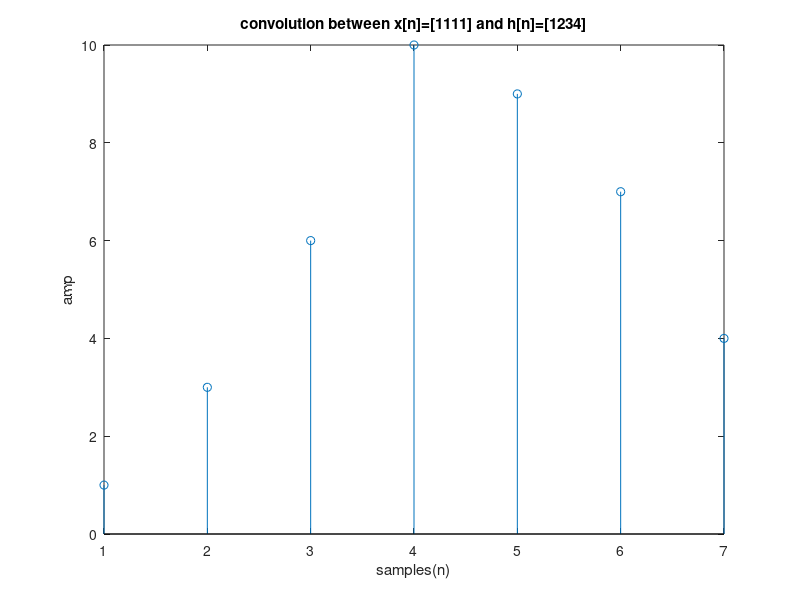

MATLAB code for this plot:
clc
clear all
close all
x=[1 1 1 1];
h=[1 2 3 4 ];
lx=length(x);
lh=length(h);
X=[x,zeros(1,lh)];
H=[h,zeros(1,lx)];
y=zeros(1,lx+lh-1);
for i=1:1:lx+lh-1; y(i)=0;
    for j=1:1:i
        y(i)=y(i)+X(j)*H(i-j+1);
        
    end
end
y
stem(y);xlabel('samples(n)');ylabel('amp');title('convolution between x[n]=[1111] and h[n]=[1234]')

